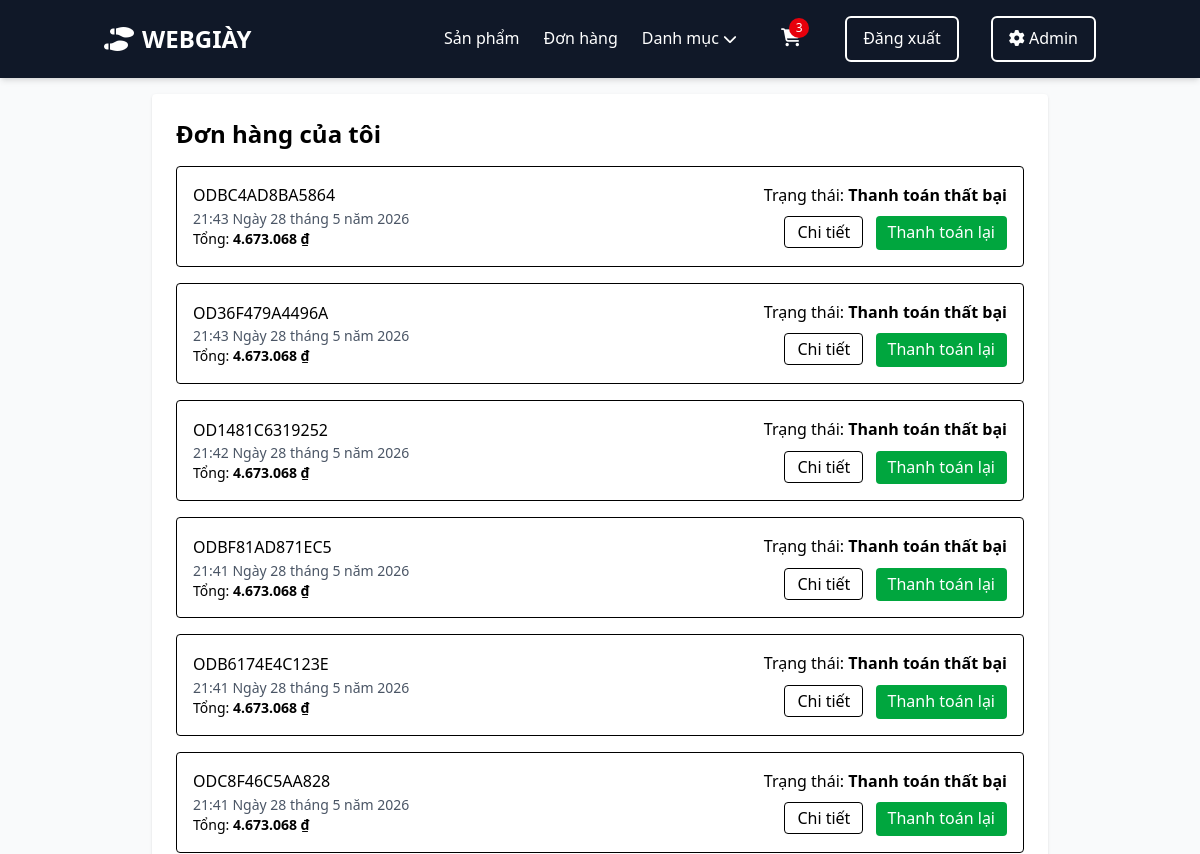
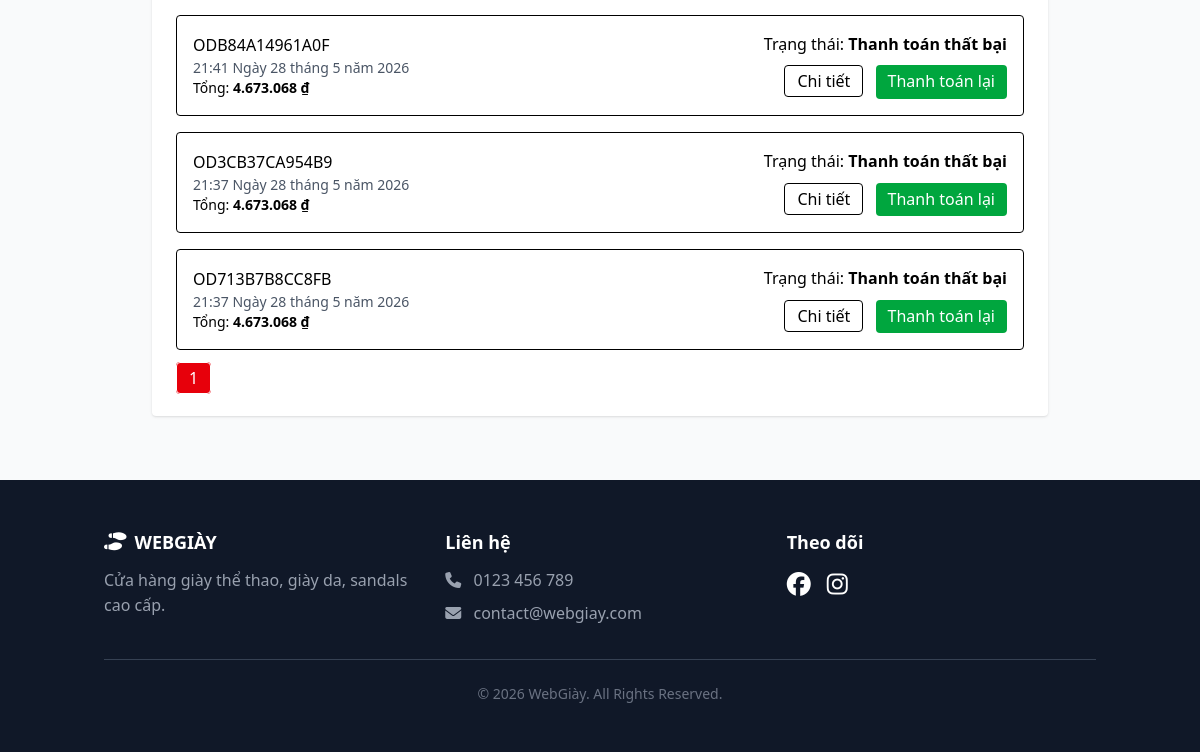
The app's page /cart/orders/ (signed in), older data (2 pictures, top to bottom).
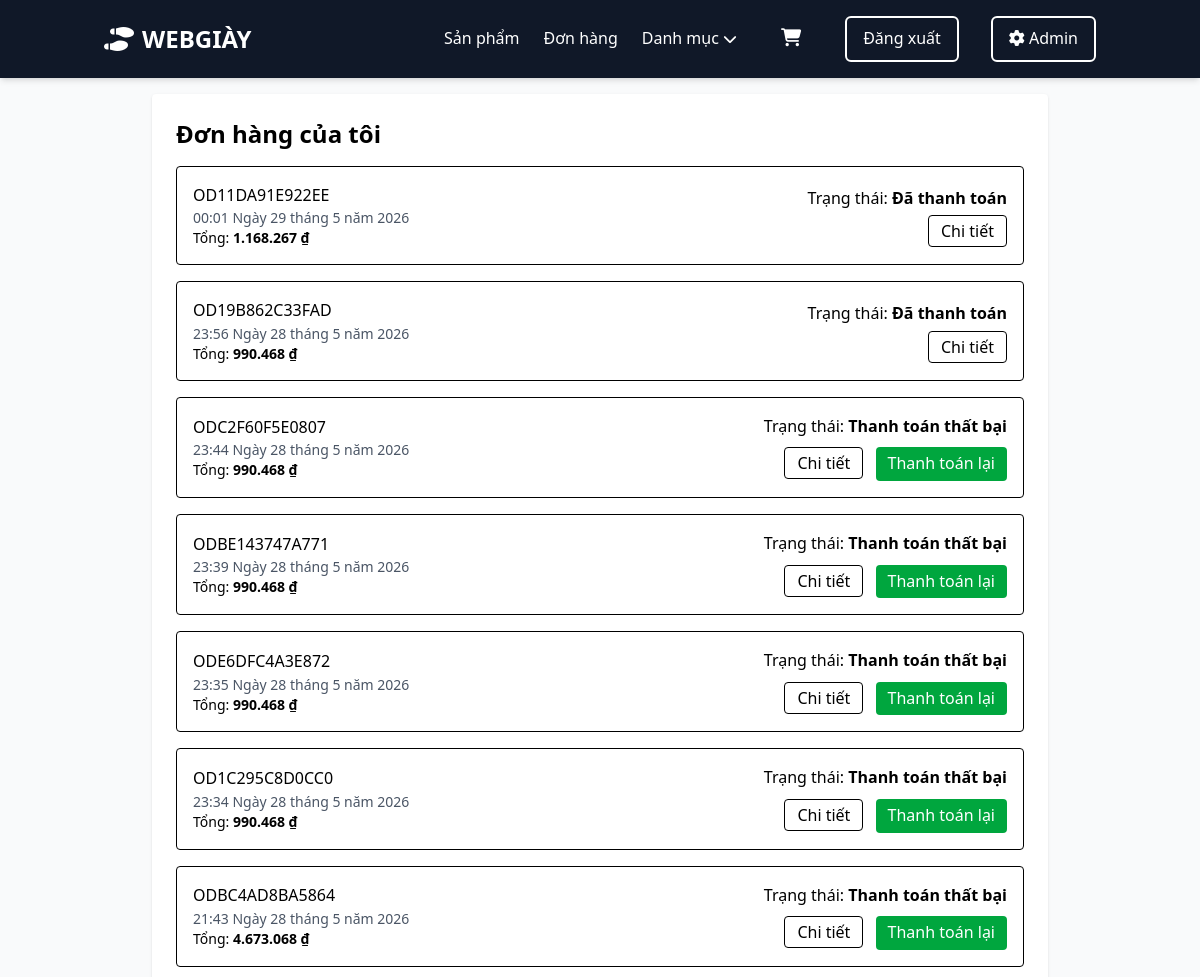
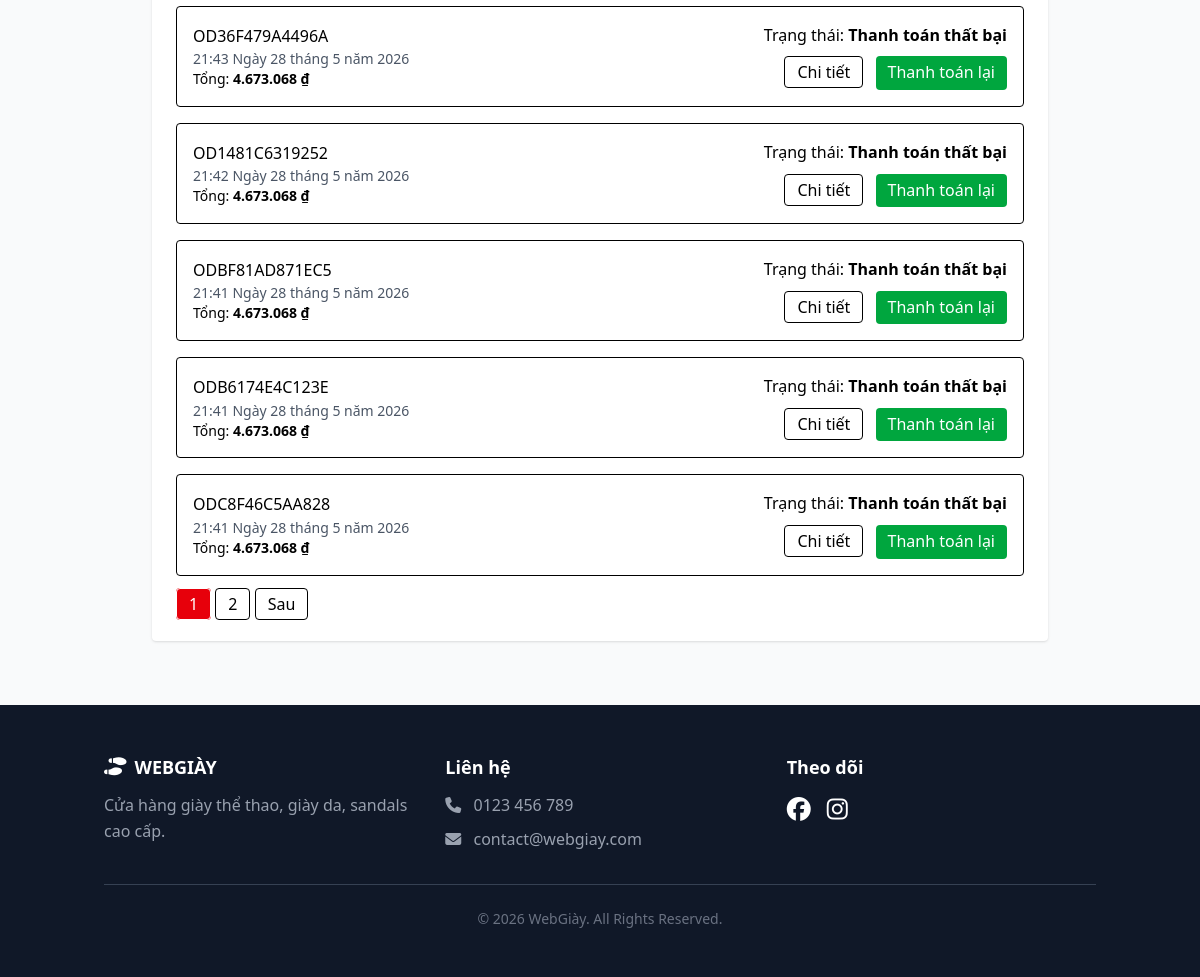
The same page, newer data (2 pictures, top to bottom).
### apps/cart/models.py (models this page shows, shortened)
class Order(models.Model):
    class Status(models.TextChoices):
        PENDING = 'pending', 'Chờ thanh toán'
        PAID = 'paid', 'Đã thanh toán'
        FAILED = 'failed', 'Thanh toán thất bại'
        CANCELLED = 'cancelled', 'Đã hủy'
    class PaymentMethod(models.TextChoices):
        MOMO = 'momo', 'MoMo'
        COD = 'cod', 'COD'
    user = models.ForeignKey(
        settings.AUTH_USER_MODEL,
        on_delete=models.SET_NULL,
        null=True,
        blank=True,
        related_name='orders',
    )
    code = models.CharField(max_length=32, unique=True, blank=True)
    full_name = models.CharField(max_length=120, blank=True)
    phone = models.CharField(max_length=20, blank=True)
    email = models.EmailField(blank=True)
    address = models.CharField(max_length=255, blank=True)
    note = models.TextField(blank=True)
    total_amount = models.DecimalField(max_digits=12, decimal_places=0)
    status = models.CharField(max_length=20, choices=Status.choices, default=Status.PENDING)
    payment_method = models.CharField(max_length=20, choices=PaymentMethod.choices, default=PaymentMethod.MOMO)
    momo_order_id = models.CharField(max_length=100, blank=True, unique=True, null=True)
    momo_request_id = models.CharField(max_length=100, blank=True, unique=True, null=True)
    momo_trans_id = models.CharField(max_length=100, blank=True, null=True)
    momo_result_code = models.IntegerField(blank=True, null=True)
    momo_message = models.CharField(max_length=255, blank=True)
    momo_pay_url = models.URLField(blank=True)
    momo_response_payload = models.TextField(blank=True)
    created_at = models.DateTimeField(auto_now_add=True)
    updated_at = models.DateTimeField(auto_now=True)
    class Meta:
        ordering = ['-created_at']
        verbose_name = 'Đơn hàng'
        verbose_name_plural = 'Đơn hàng'

### apps/cart/views.py (the view)
# urls.py: path('orders/', views.orders_list, name='orders_list'),
@login_required
def orders_list(request):
    qs = Order.objects.filter(user=request.user).order_by('-created_at')
    paginator = Paginator(qs, 12)
    page = request.GET.get('page')
    page_obj = paginator.get_page(page)
    return render(request, 'orders/order_list.html', {'page_obj': page_obj, 'paginator': paginator})

### apps/cart/context_processors.py (called while the page is built)
def cart_count(request):
    if request.user.is_authenticated:
        total_items = get_user_cart_item_count(request.user)
    else:
        cart = get_session_cart(request.session)
        total_items = sum(int(item.get('quantity', 0)) for item in cart.values())
    return {'cart_count': total_items}

### apps/cart/services.py (called while the page is built)
def get_user_cart_item_count(user):
    cart = Cart.objects.filter(user=user).first()
    if not cart:
        return 0
    return sum(item.quantity for item in cart.items.all())

### apps/products/templatetags/format_money.py (called while the page is built)
@register.filter
def vnd(value):
    try:
        value = int(value)
        return f"{value:,} ₫".replace(",", ".")
    except:
        return value

### templates/orders/order_list.html (shortened to what this page needs)
{% extends 'base.html' %}
{% load format_money %}
{% block content %}
<div class="max-w-4xl mx-auto bg-white p-6 rounded shadow">
  <h2 class="text-2xl font-semibold mb-4">Đơn hàng của tôi</h2>
  {% if page_obj.object_list %}
  <div class="space-y-4">
    {% for order in page_obj.object_list %}
    <div class="flex items-center justify-between p-4 border rounded">
      <div>
        <div class="font-medium">{{ order.code }}</div>
        <div class="text-sm text-gray-600">{{ order.created_at }}</div>
        <div class="text-sm">Tổng: <span class="font-semibold">{{ order.total_amount|vnd }}</span></div>
      </div>
      <div class="text-right">
        <div class="mb-2">Trạng thái: <span class="font-semibold">{{ order.get_status_display }}</span></div>
        <a href="{% url 'cart:order_detail' order.code %}" class="px-3 py-1 border rounded">Chi tiết</a>
        {% if order.status == 'pending' or order.status == 'failed' %}
        <form action="{% url 'cart:order_retry' order.code %}" method="post" class="inline-block">
          <button class="px-3 py-1 bg-green-600 text-white rounded ml-2">Thanh toán lại</button>
        </form>
        {% endif %}
      </div>
    </div>
    {% endfor %}
  </div>
  <div class="mt-4">
    {% for num in paginator.page_range %}
      <a href="?page={{ num }}" class="px-3 py-1 border rounded {% if num == page_obj.number %}bg-red-600 text-white{% endif %}">{{ num }}</a>
    {% endfor %}
    {% if page_obj.has_next %}
      <a href="?page={{ page_obj.next_page_number }}" class="px-3 py-1 border rounded">Sau</a>
    {% endif %}
  </div>
  {% else %}
    <p>Chưa có đơn hàng.</p>
  {% endif %}
</div>
{% endblock %}

### templates/base.html (shortened to what this page needs)
<!doctype html>
<html lang="vi">
	<head>
		<link
			rel="stylesheet"
			href="https://cdnjs.cloudflare.com/ajax/libs/font-awesome/6.6.0/css/all.min.css"
		/>
		{% load static %}
		<link rel="stylesheet" href="{% static 'css/main.css' %}" />
		<link rel="stylesheet" href="https://cdnjs.cloudflare.com/ajax/libs/aos/2.3.4/aos.css" />
	</head>
	<body class="font-segoe bg-gray-50">
		<nav class="bg-gray-900 text-white shadow-md sticky top-0 z-50">
			<div class="container mx-auto px-4">
				<div class="flex justify-between items-center py-4">
					<a
						class="text-2xl font-bold flex items-center gap-2"
						href="{% url 'landing' %}"
					>
						<i class="fas fa-shoe-prints"></i> WEBGIÀY
					</a>
					<div class="hidden lg:flex items-center gap-8" id="navbarMenu">
						<ul class="flex gap-6">
							<li>
								<a
									href="{% url 'products:product_list' %}"
									class="hover:text-red-500 transition"
								>
									Sản phẩm
								</a>
							</li>
							{% if user.is_authenticated %}
							<li>
								<a href="{% url 'cart:orders_list' %}" class="hover:text-red-500 transition">Đơn hàng</a>
							</li>
							{% endif %}
							<li class="relative group">
								<button
									class="hover:text-red-500 transition flex items-center gap-1"
									id="desktopDropdownToggle"
									type="button"
								>
									Danh mục
									<i class="fas fa-chevron-down text-sm"></i>
								</button>
							</li>
						</ul>
						<a
							href="{% url 'cart:cart_detail' %}"
							class="relative inline-flex items-center px-3 py-2 text-white hover:text-red-500 transition"
							aria-label="Giỏ hàng"
						>
							<div class="relative">
								<i class="fas fa-shopping-cart text-lg"></i>
								{% if cart_count|default:0 > 0 %}
								<span class="absolute -top-2 -right-2 inline-flex items-center justify-center w-5 h-5 text-xs font-medium text-white bg-red-600 rounded-full">
									{{ cart_count }}
								</span>
								{% endif %}
							</div>
						</a>
						{% if user.is_authenticated %}
							<a
								href="{% url 'accounts:logout' %}"
								class="px-4 py-2 border-2 border-white text-white rounded-md hover:bg-white hover:text-gray-900 transition font-medium"
							>
								Đăng xuất
							</a>
						{% endif %}
						<a
							href="{% url 'admin:index' %}"
							class="px-4 py-2 border-2 border-white text-white rounded-md hover:bg-white hover:text-gray-900 transition font-medium"
						>
							<i class="fas fa-cog"></i> Admin
						</a>
					</div>
				</div>
			</div>
		</nav>
		<main class="min-h-screen container mx-auto px-4 mt-4">
			{% block content %}{% endblock %}
		</main>
		<footer class="bg-gray-900 text-white py-12 mt-16">
			<div class="container mx-auto px-4">
				<div class="grid grid-cols-1 md:grid-cols-3 gap-8 mb-8">
					<div>
						<h5 class="text-lg font-bold mb-3 flex items-center gap-2">
							<i class="fas fa-shoe-prints"></i> WEBGIÀY
						</h5>
						<p class="text-gray-400">
							Cửa hàng giày thể thao, giày da, sandals cao cấp.
						</p>
					</div>
					<div>
						<h5 class="text-lg font-bold mb-3">Liên hệ</h5>
						<p class="text-gray-400 mb-2">
							<i class="fas fa-phone mr-2"></i> 0123 456 789
						</p>
						<p class="text-gray-400">
							<i class="fas fa-envelope mr-2"></i> contact@webgiay.com
						</p>
					</div>
					<div>
						<h5 class="text-lg font-bold mb-3">Theo dõi</h5>
						<div class="flex gap-4">
							<a
								href="#"
								class="text-2xl text-white hover:text-red-500 transition"
							>
								<i class="fab fa-facebook"></i>
							</a>
							<a
								href="#"
								class="text-2xl text-white hover:text-red-500 transition"
							>
								<i class="fab fa-instagram"></i>
							</a>
						</div>
					</div>
				</div>
				<hr class="border-gray-700" />
				<div class="text-center text-gray-500 text-sm mt-6">
					© 2026 WebGiày. All Rights Reserved.
				</div>
			</div>
		</footer>
	</body>
</html>

### static/css/main.css (style rules this page uses)
body { font-family: "Segoe UI", system-ui, sans-serif; line-height: 1.6; }
main { min-height: 80vh; }

### templates/base.html (style rules this page uses)
:root { --primary:#dc2626;--primary-dark:#b91c1c;--muted:#6b7280 }

Row changes from the older to the newer data that the page shows:
no longer on this page (row unchanged): Order: code "ODB84A14961A0F", created_at "21:41 Ngày 28 tháng 5 năm 2026", total_amount|vnd "4.673.068 ₫", status "Thanh toán thất bại", shows "Thanh toán lại"
no longer on this page (row unchanged): Order: code "OD3CB37CA954B9", created_at "21:37 Ngày 28 tháng 5 năm 2026", total_amount|vnd "4.673.068 ₫", status "Thanh toán thất bại", shows "Thanh toán lại"
no longer on this page (row unchanged): Order: code "OD713B7B8CC8FB", created_at "21:37 Ngày 28 tháng 5 năm 2026", total_amount|vnd "4.673.068 ₫", status "Thanh toán thất bại", shows "Thanh toán lại"
added Order: code "OD11DA91E922EE", created_at "00:01 Ngày 29 tháng 5 năm 2026", total_amount|vnd "1.168.267 ₫", status "Đã thanh toán"
added Order: code "OD19B862C33FAD", created_at "23:56 Ngày 28 tháng 5 năm 2026", total_amount|vnd "990.468 ₫", status "Đã thanh toán"
added Order: code "ODC2F60F5E0807", created_at "23:44 Ngày 28 tháng 5 năm 2026", total_amount|vnd "990.468 ₫", status "Thanh toán thất bại", shows "Thanh toán lại"
added Order: code "ODBE143747A771", created_at "23:39 Ngày 28 tháng 5 năm 2026", total_amount|vnd "990.468 ₫", status "Thanh toán thất bại", shows "Thanh toán lại"
added Order: code "ODE6DFC4A3E872", created_at "23:35 Ngày 28 tháng 5 năm 2026", total_amount|vnd "990.468 ₫", status "Thanh toán thất bại", shows "Thanh toán lại"
added Order: code "OD1C295C8D0CC0", created_at "23:34 Ngày 28 tháng 5 năm 2026", total_amount|vnd "990.468 ₫", status "Thanh toán thất bại", shows "Thanh toán lại"
Text that changed along with them:
{{ cart_count }}: "3" → (not shown)
new list line: "2"
text now shown: "Sau"
